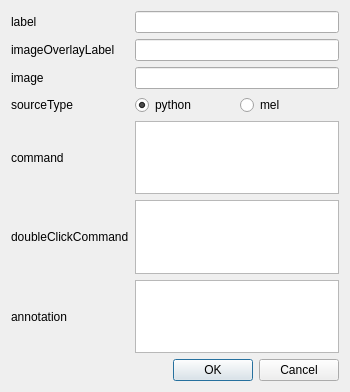
<?xml version="1.0" encoding="UTF-8"?>
<ui version="4.0">
 <class>Dialog</class>
 <widget class="QDialog" name="Dialog">
  <property name="geometry">
   <rect>
    <x>0</x>
    <y>0</y>
    <width>350</width>
    <height>392</height>
   </rect>
  </property>
  <property name="windowTitle">
   <string>add item</string>
  </property>
  <layout class="QVBoxLayout" name="verticalLayout">
   <item>
    <layout class="QGridLayout" name="gridLayout">
     <item row="0" column="0">
      <widget class="QLabel" name="label">
       <property name="text">
        <string>label</string>
       </property>
      </widget>
     </item>
     <item row="0" column="1">
      <widget class="QLineEdit" name="label_line"/>
     </item>
     <item row="1" column="0">
      <widget class="QLabel" name="label_4">
       <property name="text">
        <string>imageOverlayLabel</string>
       </property>
      </widget>
     </item>
     <item row="1" column="1">
      <widget class="QLineEdit" name="overlay_label_line"/>
     </item>
     <item row="2" column="0">
      <widget class="QLabel" name="label_5">
       <property name="text">
        <string>image</string>
       </property>
      </widget>
     </item>
     <item row="2" column="1">
      <widget class="QLineEdit" name="image_line"/>
     </item>
     <item row="3" column="0">
      <widget class="QLabel" name="label_2">
       <property name="text">
        <string>sourceType</string>
       </property>
      </widget>
     </item>
     <item row="3" column="1">
      <layout class="QHBoxLayout" name="horizontalLayout">
       <item>
        <widget class="QRadioButton" name="python_radio_btn">
         <property name="text">
          <string>python</string>
         </property>
         <property name="checked">
          <bool>true</bool>
         </property>
        </widget>
       </item>
       <item>
        <widget class="QRadioButton" name="mel_radio_btn">
         <property name="text">
          <string>mel</string>
         </property>
        </widget>
       </item>
      </layout>
     </item>
     <item row="4" column="0">
      <widget class="QLabel" name="label_3">
       <property name="text">
        <string>command</string>
       </property>
      </widget>
     </item>
     <item row="4" column="1">
      <widget class="QTextEdit" name="command_text"/>
     </item>
     <item row="5" column="0">
      <widget class="QLabel" name="label_6">
       <property name="text">
        <string>doubleClickCommand</string>
       </property>
      </widget>
     </item>
     <item row="5" column="1">
      <widget class="QTextEdit" name="double_click_command_text"/>
     </item>
     <item row="6" column="0">
      <widget class="QLabel" name="label_7">
       <property name="text">
        <string>annotation</string>
       </property>
      </widget>
     </item>
     <item row="6" column="1">
      <widget class="QTextEdit" name="annotation_text"/>
     </item>
    </layout>
   </item>
   <item>
    <widget class="QDialogButtonBox" name="buttonBox">
     <property name="orientation">
      <enum>Qt::Horizontal</enum>
     </property>
     <property name="standardButtons">
      <set>QDialogButtonBox::Cancel|QDialogButtonBox::Ok</set>
     </property>
    </widget>
   </item>
  </layout>
 </widget>
 <resources/>
 <connections>
  <connection>
   <sender>buttonBox</sender>
   <signal>accepted()</signal>
   <receiver>Dialog</receiver>
   <slot>accept()</slot>
   <hints>
    <hint type="sourcelabel">
     <x>248</x>
     <y>254</y>
    </hint>
    <hint type="destinationlabel">
     <x>157</x>
     <y>274</y>
    </hint>
   </hints>
  </connection>
  <connection>
   <sender>buttonBox</sender>
   <signal>rejected()</signal>
   <receiver>Dialog</receiver>
   <slot>reject()</slot>
   <hints>
    <hint type="sourcelabel">
     <x>316</x>
     <y>260</y>
    </hint>
    <hint type="destinationlabel">
     <x>286</x>
     <y>274</y>
    </hint>
   </hints>
  </connection>
 </connections>
</ui>
